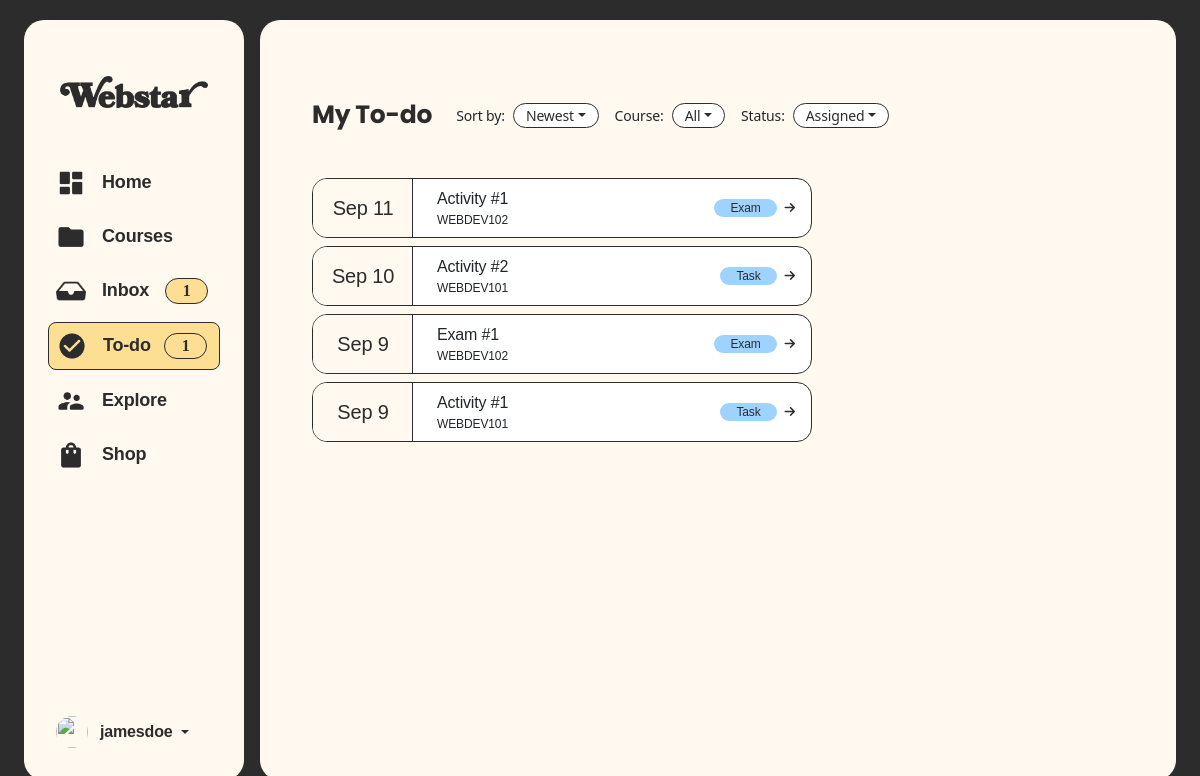
/todo.php, run on the app's committed database.
### tables this page shows
CREATE TABLE `assessments` (
  `assessmentID` int(11) NOT NULL,
  `courseID` int(11) NOT NULL,
  `title` varchar(100) NOT NULL,
  `type` enum('Task','Exam') DEFAULT 'Task',
  `deadline` date NOT NULL,
  `createdAt` datetime DEFAULT current_timestamp()
);

CREATE TABLE `courses` (
  `courseID` int(11) NOT NULL,
  `userID` int(11) NOT NULL,
  `courseCode` varchar(50) NOT NULL,
  `courseTitle` varchar(255) NOT NULL,
  `courseImage` varchar(255) NOT NULL,
  `yearSection` varchar(50) NOT NULL,
  `schedule` varchar(255) NOT NULL,
  `code` varchar(20) NOT NULL
);

### shared/assets/database/connect.php (called while the page is built, shortened)
<?php
  function executeQuery($query){
    $conn = $GLOBALS['conn'];
    return mysqli_query($conn, $query);
  }
?>

### todo.php (the view, shortened to what this page needs)
<?php $activePage = 'todo';
include('shared/assets/database/connect.php');
$userID = '2';
$selectAssessmentQuery = "SELECT
    assessments.*,
    courses.courseCode,
    DATE_FORMAT(assessments.deadline, '%b %e') AS assessmentDeadline
    FROM assessments
    INNER JOIN courses
        ON assessments.courseID = courses.courseID
    INNER JOIN enrollments
        ON courses.courseID = enrollments.courseID
    WHERE enrollments.userID = '$userID'
    ORDER BY assessmentID DESC
";
$selectAssessmentResult = executeQuery($selectAssessmentQuery);
?>
<!doctype html>
<html lang="en">
<head>
    <link href="https://cdn.jsdelivr.net/npm/bootstrap@5.3.6/dist/css/bootstrap.min.css" rel="stylesheet"
>
    <link rel="stylesheet" href="https://cdn.jsdelivr.net/npm/bootstrap-icons@1.13.1/font/bootstrap-icons.min.css">
    <link rel="stylesheet" href="shared/assets/css/global-styles.css">
    <link rel="stylesheet" href="shared/assets/css/sidebar-and-container-styles.css">
    <link href="https://cdnjs.cloudflare.com/ajax/libs/font-awesome/6.5.0/css/all.min.css" rel="stylesheet">
</head>
<body>
    <div class="container-fluid min-vh-100 d-flex justify-content-center align-items-center p-0 p-md-3"
        style="background-color: var(--black);">
        <div class="row w-100">
            <?php include 'shared/components/sidebar-for-desktop.php'; ?>
            <div class="col main-container m-0 p-0 mx-0 mx-md-2 p-0 p-md-4 overflow-y-auto">
                <div class="card border-0 px-3 pt-3 m-0 h-100 w-100 rounded-0 shadow-none"
                    style="background-color: transparent;">
                    <div class="container-fluid py-3 overflow-y-auto">
                        <div class="row">
                            <div class="col-12">
                                <div class="row align-items-center mb-5 text-center text-lg-start">
                                    <div class="col-12 col-lg-auto mb-3 mb-lg-0">
                                        <h1 class="text-bold text-25 mb-0 mt-4" style="color: var(--black);">My To-do
                                        </h1>
                                    </div>
                                    <div class="col-12 col-lg-auto mt-4">
                                        <div class="row g-3 justify-content-center justify-content-lg-start">
                                            <div class="col-6 col-md-auto">
                                                <div class="d-flex align-items-center flex-nowrap">
                                                    <span class="dropdown-label me-2">Sort by:</span>
                                                    <button class="btn dropdown-toggle dropdown-custom" type="button"
                                                        data-bs-toggle="dropdown" aria-expanded="false">
                                                        <span>Newest</span>
                                                    </button>
                                                </div>
                                            </div>
                                            <div class="col-6 col-md-auto">
                                                <div class="d-flex align-items-center flex-nowrap">
                                                    <span class="dropdown-label me-2">Course:</span>
                                                    <button class="btn dropdown-toggle dropdown-custom" type="button"
                                                        data-bs-toggle="dropdown" aria-expanded="false">
                                                        <span>All</span>
                                                    </button>
                                                </div>
                                            </div>
                                            <div class="col-6 col-md-auto mx-auto">
                                                <div class="d-flex align-items-center flex-nowrap">
                                                    <span class="dropdown-label me-2">Status:</span>
                                                    <button class="btn dropdown-toggle dropdown-custom" type="button"
                                                        data-bs-toggle="dropdown" aria-expanded="false">
                                                        <span>Assigned</span>
                                                    </button>
                                                </div>
                                            </div>
                                        </div>
                                    </div>
                                </div>
                                <div class="row mb-0 mt-3">
                                    <div class="col-12 col-md-10">
                                        <?php
                                        if (mysqli_num_rows($selectAssessmentResult) > 0) {
                                            while ($todo = mysqli_fetch_assoc($selectAssessmentResult)) {
                                        ?>
                                                <div class="todo-card d-flex align-items-stretch mb-2">
                                                    <div
                                                        class="date d-flex align-items-center justify-content-center text-sbold text-20">
                                                        <?php echo $todo['assessmentDeadline']; ?>
                                                    </div>
                                                    <div class="d-flex flex-grow-1 flex-wrap justify-content-between p-2 w-100">
                                                        <div class="px-3 py-0">
                                                            <div class="text-sbold text-16">
                                                                <?php echo $todo['title']; ?>
                                                            </div>
                                                            <div class="text-reg text-12">
                                                                <?php echo $todo['courseCode']; ?>
                                                            </div>
                                                        </div>
                                                        <div class="d-flex align-items-center gap-2 ms-auto">
                                                            <span
                                                                class="course-badge rounded-pill px-3 text-reg text-12 d-none d-md-inline"><?php echo $todo['type']; ?></span>
                                                            <i class="fa-solid fa-arrow-right text-reg text-12 pe-2"
                                                                style="color: var(--black);"></i>
                                                        </div>
                                                    </div>
                                                </div>
                                        <?php
                                            }
                                        }
                                        ?>
                                    </div>
                                </div>
                            </div>
                        </div>
                    </div>
                </div>
            </div>
        </div>
    </div>
</body>
</html>

### data on the page
assessments: assessmentDeadline "Sep 11", title "Activity #1", courseID.courseCode "WEBDEV102", type "Exam"
assessments: assessmentDeadline "Sep 10", title "Activity #2", courseID.courseCode "WEBDEV101", type "Task"
assessments: assessmentDeadline "Sep 9", title "Exam #1", courseID.courseCode "WEBDEV102", type "Exam"
assessments: assessmentDeadline "Sep 9", title "Activity #1", courseID.courseCode "WEBDEV101", type "Task"

### other printed values
$displayInbox "1"
$displayTodo "1"
